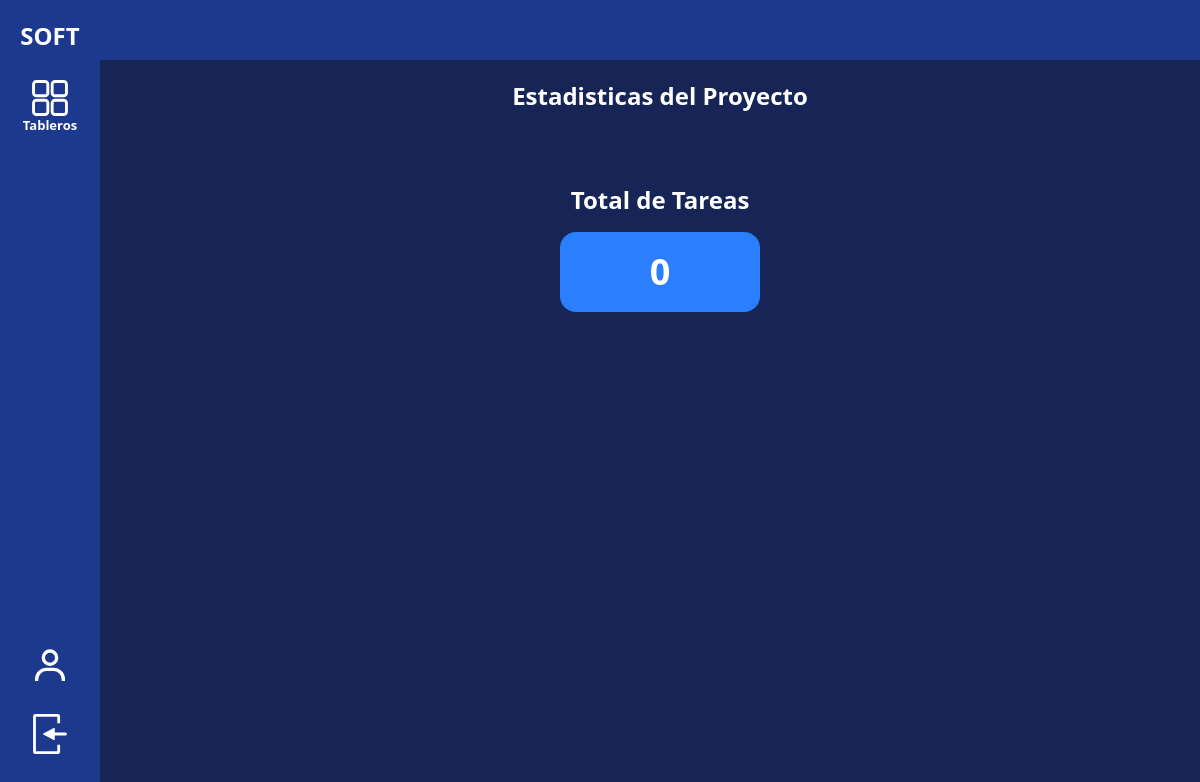
Page /1/estadistica (signed in) on the earlier database version.
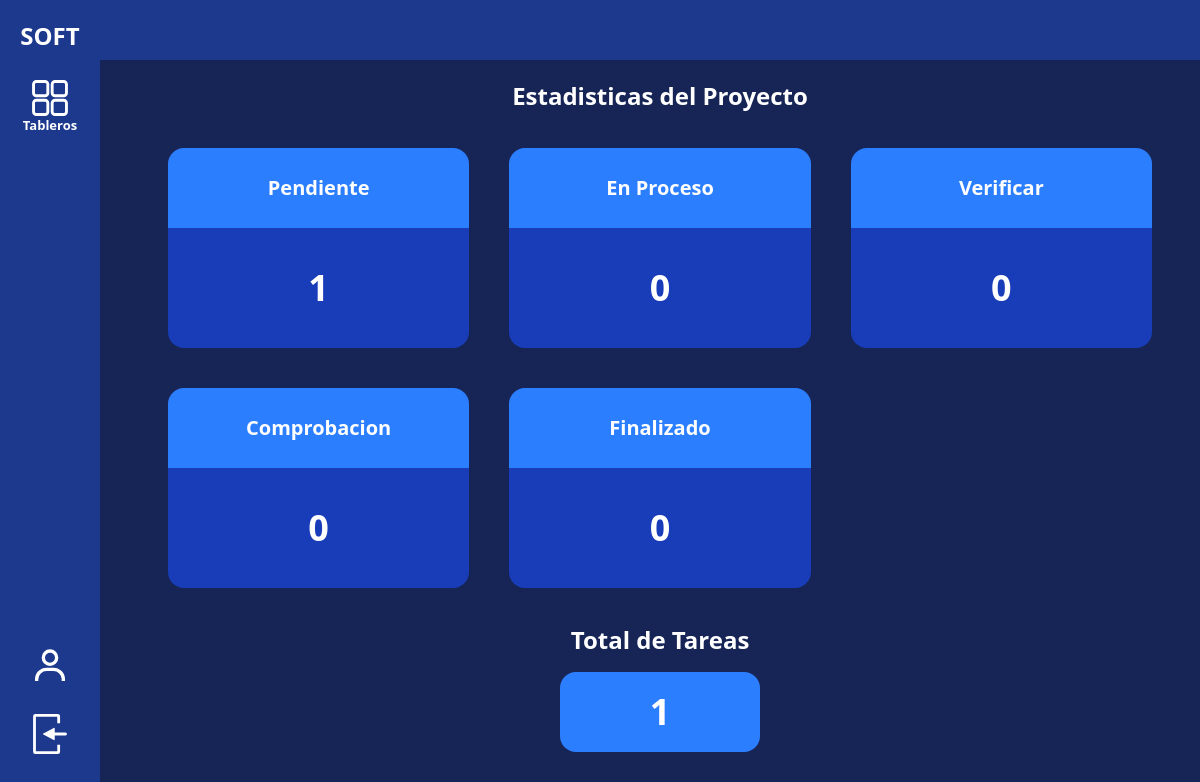
Same page on the later database version.
### GestionProyecto/models.py (models this page shows)
class categorias_proyecto(models.Model):
    id_proyecto = models.ForeignKey(Proyectos, on_delete=models.CASCADE)
    id_categoria = models.ForeignKey(categorias, on_delete=models.CASCADE)
    indice = models.IntegerField()

class categorias(models.Model):
    id_categoria = models.AutoField(primary_key=True)
    nombre = models.CharField(max_length=100)

### GestionProyecto/views.py (the view)
# urls.py: path("<int:id_proyecto>/estadistica", views.TableroEstadistica, name='ProyectoEstadistica'),
def TableroEstadistica (request, id_proyecto):
    if not request.user.is_staff:
        try:
            miembroAdmin = miembros_proyecto.objects.get(id_proyecto=id_proyecto, usuario=request.user)
        except:
            return redirect('Inicio')
    CategoriasProyecto = categorias_proyecto.objects.filter(id_proyecto=id_proyecto).order_by('indice')
    tareas = {}
    for categoria in CategoriasProyecto:
        tareas[f"{categoria.id_categoria.nombre}"] = tareas_proyecto.objects.filter(id_proyecto=id_proyecto).aggregate(
            valor=Count(Case(When(id_tarea__categoria_id=categoria.id_categoria.pk, then=Value(1)))),
        )
    tareasTotal = tareas_proyecto.objects.filter(id_proyecto=id_proyecto).count()
    return render(request, 'proyecto/Estadisticas.html', {
        "id_proyecto": id_proyecto,
        'categorias': CategoriasProyecto,
        'Tareas': tareas.items(),
        'tareasTotal': tareasTotal,
    })

### GestionProyecto/templates/proyecto/Estadisticas.html (shortened to what this page needs)
{% extends "proyectos.html" %}
{% block opcionesMenu %}
<a href="{% url "ProyectoTablero" id_proyecto %}" class="buttonNav">
    <figure class="w-9 h-9 cursor-pointer">
    </figure>
    <p class="text-[13px]">Tableros</p>
</a>
{% endblock opcionesMenu %}
{% block tabProyectos %}
<main class="text-white md:h-[calc(100%-3.75rem)] md:overflow-y-hidden flex flex-col gap-4 items-center place-content-center md:place-content-baseline md:ml-30 scrollbar scrollbar-thumb-gray-700 p-5">
    <h2 class="text-center text-2xl font-bold">Estadisticas del Proyecto</h2>
    <section class="w-full p-5 grid gap-10 md:grid-cols-2 lg:grid-cols-3 max-w-screen-lg">
        {% for categoria in categorias %}
            <div class="grid rounded-2xl overflow-hidden">
                <div class="w-full h-20 bg-blue-500 flex justify-center items-center">
                    <h2 class="font-semibold text-xl">{{categoria.id_categoria.nombre}}</h2>
                </div>
                {% for tarea in Tareas %}
                    {% if categoria.id_categoria.nombre == tarea.0 %}
                        <article class="h-30 bg-blue-800 flex justify-center items-center">
                            <h2 class="font-semibold text-4xl">{{tarea.1.valor}}</h2>
                        </article>
                    {% endif %}
                {% endfor %}
            </div>
        {% endfor %}
    </section>
    <h2 class="text-center text-2xl font-bold">Total de Tareas</h2>
    <div class="grid rounded-2xl overflow-hidden">
        <div class="w-50 h-20 bg-blue-500 flex justify-center items-center">
            <h2 class="font-black text-4xl">{{tareasTotal}}</h2>
        </div>
    </div>
</main>
{% endblock tabProyectos %}

Differences in the rows shown:
added categorias_proyecto: id_categoria.nombre "Pendiente", tarea "1"
now on this page (row edited): categorias_proyecto: id_categoria.nombre "En Proceso", tarea "0"
now on this page (row edited): categorias_proyecto: id_categoria.nombre "Verificar", tarea "0"
added categorias_proyecto: id_categoria.nombre "Comprobacion", tarea "0"
now on this page (row edited): categorias_proyecto: id_categoria.nombre "Finalizado", tarea "0"
Other differences:
{{ tareasTotal }}: "0" → "1"
